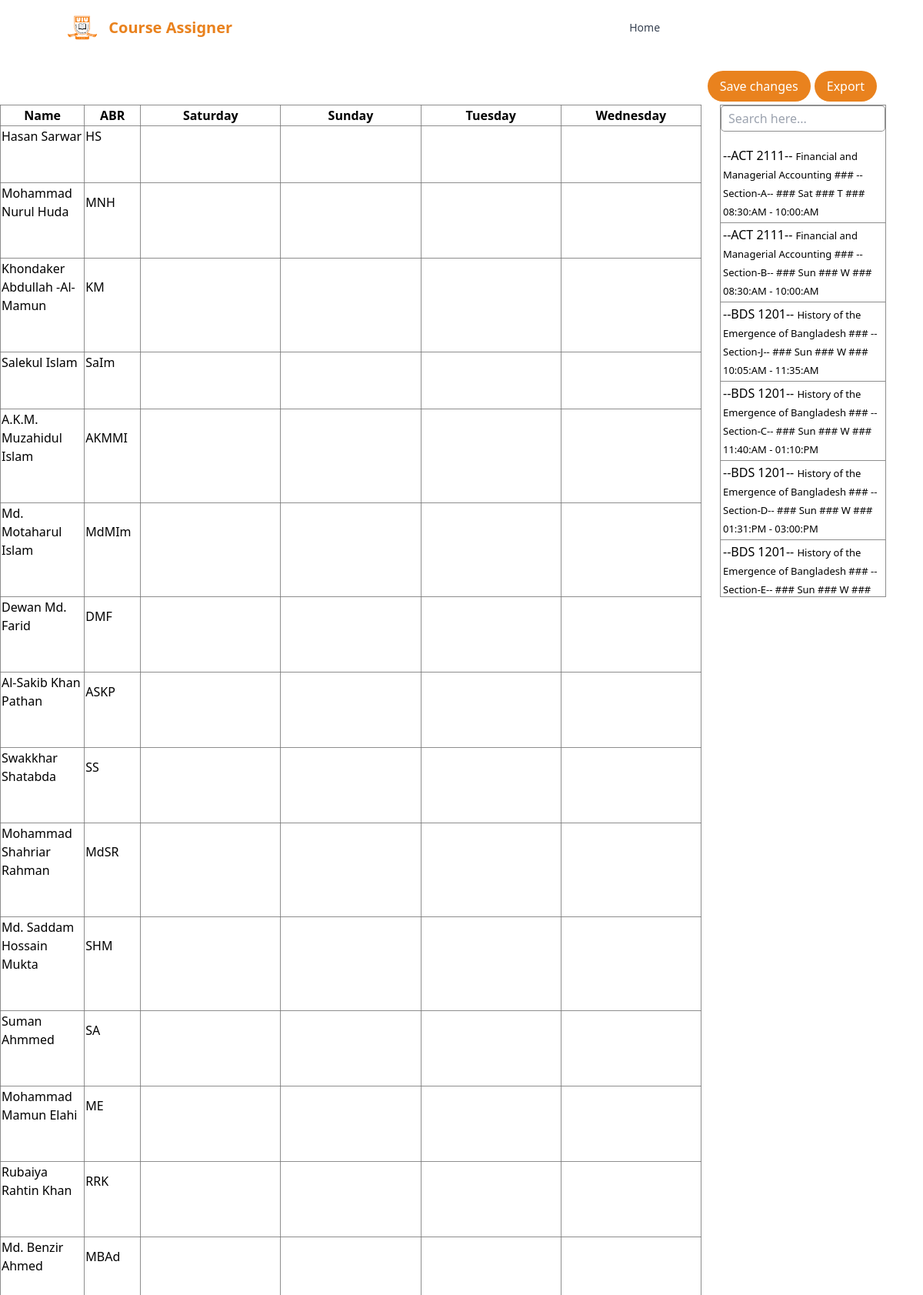
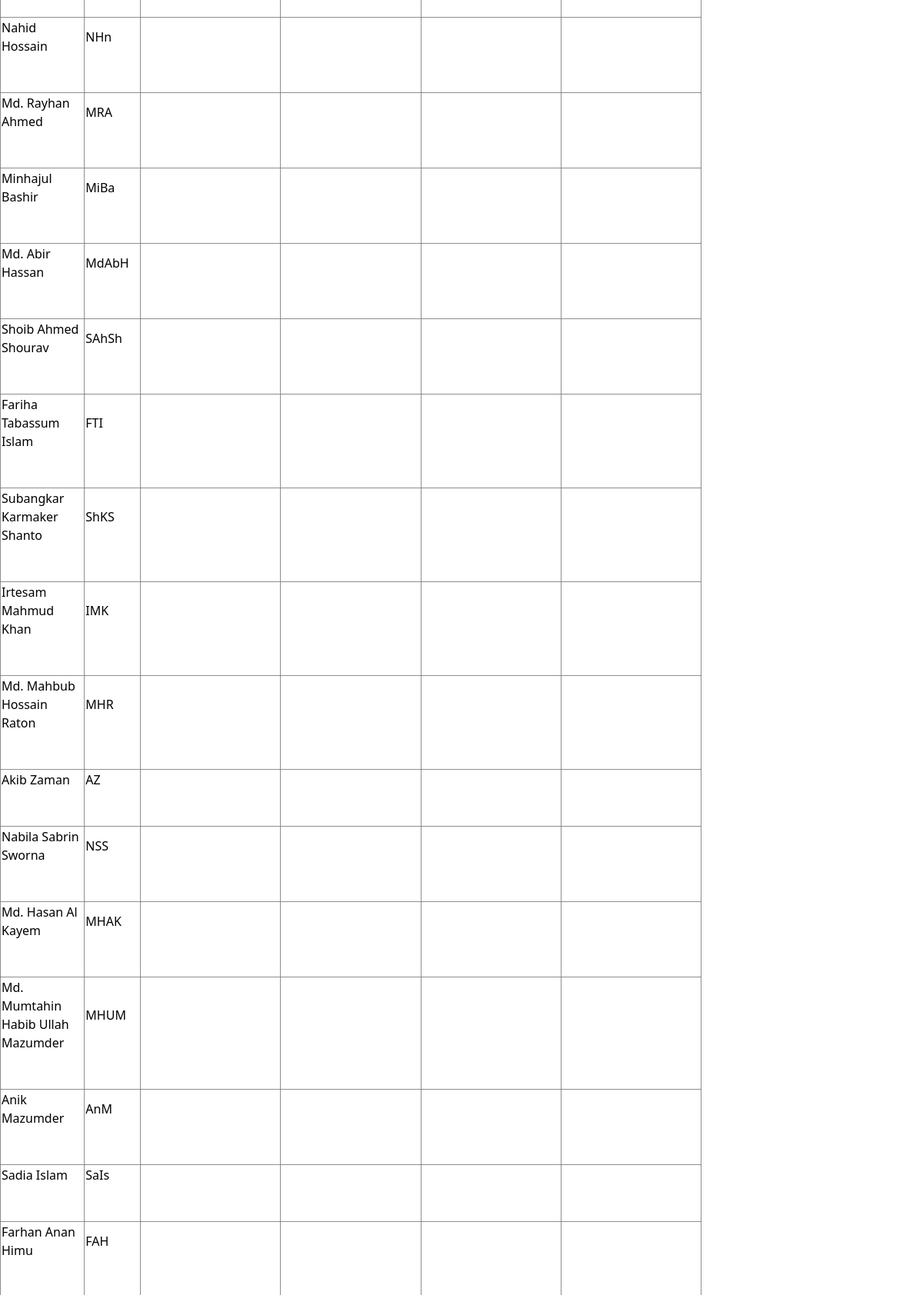
The page / (upper part) on the database its author committed (2 pictures, top to bottom).
### tables this page shows
CREATE TABLE `employee` (
  `serial` int(11) NOT NULL,
  `Name` varchar(128) DEFAULT NULL,
  `ID` int(11) DEFAULT NULL,
  `TeacherCode` varchar(32) DEFAULT NULL,
  `Office` varchar(64) DEFAULT NULL,
  `Designation` varchar(128) DEFAULT NULL,
  `Status` varchar(32) DEFAULT NULL,
  `Phone` varchar(32) DEFAULT NULL,
  `PABX` varchar(32) DEFAULT NULL,
  `OfficialEmail` varchar(64) DEFAULT NULL,
  `Room` varchar(32) DEFAULT NULL
);

CREATE TABLE `classroutine` (
  `id` int(11) NOT NULL,
  `Program` varchar(32) DEFAULT NULL,
  `FormalCode` varchar(32) DEFAULT NULL,
  `Title` varchar(256) DEFAULT NULL,
  `SectionName` varchar(32) DEFAULT NULL,
  `Capacity` int(11) DEFAULT NULL,
  `Occupied` int(11) DEFAULT NULL,
  `RegCount` int(11) DEFAULT NULL,
  `Room1` varchar(256) DEFAULT NULL,
  `Room2` varchar(256) DEFAULT NULL,
  `Room3` varchar(256) DEFAULT NULL,
  `Room4` varchar(256) DEFAULT NULL,
  `Day1` varchar(32) DEFAULT NULL,
  `Day2` varchar(32) DEFAULT NULL,
  `Day3` varchar(32) DEFAULT NULL,
  `Day4` varchar(32) DEFAULT NULL,
  `Time1` varchar(256) DEFAULT NULL,
  `Time2` varchar(256) DEFAULT NULL,
  `Time3` varchar(256) DEFAULT NULL,
  `Time4` varchar(256) DEFAULT NULL,
  `Campus1` varchar(256) DEFAULT NULL,
  `Campus2` varchar(256) DEFAULT NULL,
  `Campus3` varchar(256) DEFAULT NULL,
  `Campus4` varchar(256) DEFAULT NULL,
  `Teacher1` varchar(256) DEFAULT NULL,
  `Teacher2` varchar(256) DEFAULT NULL,
  `Teacher3` varchar(256) DEFAULT NULL,
  `Teacher4` varchar(256) DEFAULT NULL,
  `ShareProgOne` varchar(128) DEFAULT NULL,
  `ShareProgTwo` varchar(128) DEFAULT NULL,
  `ShareProgThree` varchar(128) DEFAULT NULL,
  `GradeSheetTemplate` varchar(128) DEFAULT NULL,
  `Credits` varchar(16) DEFAULT NULL,
  `IsBlockBeforeRegistration` varchar(128) DEFAULT NULL,
  `IsBlockAfterRegistration` varchar(128) DEFAULT NULL,
  `ShareProgram` varchar(128) DEFAULT NULL
);

### index.php (the view, shortened to what this page needs)
<?php
$pdo = require_once "databaseConnector.php";
$sql = "SELECT Name, serial, TeacherCode FROM employee;";
$statement = $pdo->prepare($sql);
$statement->execute();
$facultys = $statement->fetchAll(PDO::FETCH_ASSOC);
$sql = "SELECT FormalCode, Title, SectionName, Day1, Day2, Time1 FROM classroutine;";
$statement = $pdo->prepare($sql);
$statement->execute();
$courses = $statement->fetchAll(PDO::FETCH_ASSOC);
$courseIdCounter = 0;
?>
<!DOCTYPE html>
<html lang="en">
<head>
    <script src="https://cdn.tailwindcss.com"></script>
    <link rel="stylesheet" href="CSS/full.css">
</head>
<body>
    <nav class="bg-white border-gray-200 px-2 sm:px-4 py-2.5 rounded dark:bg-gray-900" id="navBar">
        <div class="container flex flex-wrap justify-between items-center mx-auto">
            <a href="#" class="flex items-center">
                <img src="uiu.png" class="mr-3 h-6 sm:h-9" alt="UIU Course Assigner">
                <span class="self-center text-xl font-bold whitespace-nowrap topTogo">Course
                    Assigner<span>
            </a>
            <div class="hidden w-full md:block md:w-auto" id="navbar-default">
                <ul class="flex flex-col p-4 mt-4 bg-gray-50 rounded-lg border border-gray-100 md:flex-row md:space-x-8 md:mt-0 md:text-sm md:font-medium md:border-0 md:bg-white dark:bg-gray-800 md:dark:bg-gray-900 dark:border-gray-700">
                    <li>
                        <a href="#" class="block py-2 pr-4 pl-3 text-gray-700 rounded hover:bg-gray-100 md:hover:bg-transparent md:border-0 md:hover:text-blue-700 md:p-0 dark:text-gray-400 md:dark:hover:text-white dark:hover:bg-gray-700 dark:hover:text-white md:dark:hover:bg-transparent disbale" aria-current="page">Home</a>
                    </li>
                    <li>
                        <a href="newTrimester.php" class="block py-2 pr-4 pl-3 text-white rounded block py-2 pr-4 pl-3 text-gray-700 rounded hover:bg-gray-100 md:hover:bg-transparent md:border-0 md:hover:text-blue-700 md:p-0 dark:text-white md:dark:hover:text-white dark:hover:text-blue-700 dark:hover:text-white md:dark:hover:bg-transparent hoverLink">New
                            Trimester</a>
                    </li>
                    <li>
                        <a href="pages/findCourse.html" class="block py-2 pr-4 pl-3 text-white rounded block py-2 pr-4 pl-3 text-gray-700 rounded hover:bg-gray-100 md:hover:bg-transparent md:border-0 md:hover:text-blue-700 md:p-0 dark:text-white md:dark:hover:text-white dark:hover:text-blue-700 dark:hover:text-white md:dark:hover:bg-transparent hoverLink">Find Course</a>
                    </li>
                </ul>
            </div>
        </div>
    </nav>
    <section class="width95 mt-1" id="buttonSection">
        <div class="float-right mb-1" style="display: flex;">
            <button class="homeBtn" onclick="updateDb()" title="Save changes in Database">Save changes</button>
            <form method="post" action="Ajax/downloadExcel.php"><Button class="homeBtn" id="exportBtn" type="submit" title="Download as excel">Export</Button></form>
        </div>
    </section>
    <section class="width95 flex">
        <div class="tableContainer">
            <table class="table">
                <thead>
                    <th class="w12">Name</th>
                    <th class="w8">ABR</th>
                    <th class="w20">Saturday</th>
                    <th class="w20">Sunday</th>
                    <th class="w20">Tuesday</th>
                    <th class="w20">Wednesday</th>
                </thead>
                <tbody>
                    <?php foreach ($facultys as $fac) : ?>
                        <tr>
                            <td class="w12"> <?php echo $fac['Name']; ?>
                            </td>
                            <td class="w8" id="<?php echo $fac['serial'] . '-name'; ?>"> <?php echo $fac['TeacherCode']; ?></td>
                            <td class="w20" ondrop="dragDrop(event)" ondragover="allowDrop(event)" id="<?php echo $fac['serial'] . '-0'; ?>"></td>
                            <td class="w20" ondrop="dragDrop(event)" ondragover="allowDrop(event)" id="<?php echo $fac['serial'] . '-1'; ?>"></td>
                            <td class="w20" ondrop="dragDrop(event)" ondragover="allowDrop(event)" id="<?php echo $fac['serial'] . '-2'; ?>"></td>
                            <td class="w20" ondrop="dragDrop(event)" ondragover="allowDrop(event)" id="<?php echo $fac['serial'] . '-3'; ?>"></td>
                        </tr>
                    <?php endforeach; ?>
                </tbody>
            </table>
        </div>
        <div class="courseList" id="courseListContainer">
            <input type="text" placeholder="Search here..." id="searchText">
            <div ondrop="dragDrop2(event)" ondragover="allowDrop(event)">
                <?php foreach ($courses as $course) : ?>
                    <?php
                    if ($course['Day1'] == "Wed") {
                        $course['Day1'] = 'W';
                    } elseif ($course['Day1'] == "Tue") {
                        $course['Day1'] = 'T';
                    }
                    if ($course['Day2'] == "Tue") {
                        $course['Day2'] = 'T';
                    } elseif ($course['Day2'] == "Wed") {
                        $course['Day2'] = 'W';
                    }
                    if ($course['Day2'] == "") {
                        $crsInfo = $course['Title'] . ' ### ' . '--Section-' . $course['SectionName'] . '-- ### ' . $course['Day1'] . ' ### ' . $course['Time1'];
                    } else {
                        $crsInfo = $course['Title'] . ' ### ' . '--Section-' . $course['SectionName'] . '-- ### ' . $course['Day1'] . ' ### ' . $course['Day2'] . ' ### ' . $course['Time1'];
                    }
                    ?>
                    <p draggable="true" ondragstart="dragStart(event)" class="dgable" id="<?php echo 'cse-' . $courseIdCounter++; ?>"> <?php echo '--' . $course['FormalCode'] . '-- '; ?>
                        <span> <?php echo $crsInfo; ?></span>
                    </p>
                <?php endforeach; ?>
            </div>
        </div>
    </section>
</body>
</html>

### CSS/full.css (style rules this page uses)
:root { --uiuOrange : #E9821E; --uiuLight : #fc8c1d; --tableBorder : rgba(119, 119, 119, 0.829); }
.disbale { pointer-events: none !important; }
.width95 { width: 95%; }
.topTogo { color: var(--uiuOrange); }
.hoverLink { transition: 0.2s }
.homeBtn { background-color: var(--uiuOrange); color: white; padding: 0.5rem 1rem; border-radius: 20px; }
#exportBtn { margin-left: 5px; background-color: var(--uiuOrange) !important; }
.w20 { width: 20%; }
.w12 { width: 12%; }
.w8 { width: 8%; }
.tableContainer { width: 80%; margin-right: 2%; }
.courseList { width: 18%; overflow-y: scroll; max-height: 80vh; word-wrap: break-word; border: 1px solid var(--tableBorder); }
#courseListContainer { position: fixed !important; right: 4%; }
.table { width: 100%; }
table, th, td { border: 1px solid var(--tableBorder); border-collapse: collapse; }
td { height: fit-content; padding-bottom:3rem; }
.courseList > div >p { border-bottom: 1px solid var(--tableBorder); padding: 3px; }
.courseList > div >p>span { font-size: small; }
#searchText { border: 1px solid var(--tableBorder); padding: 4px 9px; width: 100%; border-radius: 5px; margin-bottom: 1rem !important; }
#navBar { position: fixed; top: 0; left: 0; right: 0; }
#buttonSection { margin-top: 11.5vh !important; }

### rows shown on the page
employee: Name "Hasan Sarwar", TeacherCode "HS"
employee: Name "Mohammad Nurul Huda", TeacherCode "MNH"
employee: Name "Khondaker Abdullah -Al-Mamun", TeacherCode "KM"
employee: Name "Salekul Islam", TeacherCode "SaIm"
employee: Name "A.K.M. Muzahidul Islam", TeacherCode "AKMMI"
employee: Name "Md. Motaharul Islam", TeacherCode "MdMIm"
employee: Name "Dewan Md. Farid", TeacherCode "DMF"
employee: Name "Al-Sakib Khan Pathan", TeacherCode "ASKP"
employee: Name "Swakkhar Shatabda", TeacherCode "SS"
employee: Name "Mohammad Shahriar Rahman", TeacherCode "MdSR"
employee: Name "Md. Saddam Hossain Mukta", TeacherCode "SHM"
employee: Name "Suman Ahmmed", TeacherCode "SA"
employee: Name "Mohammad Mamun Elahi", TeacherCode "ME"
employee: Name "Rubaiya Rahtin Khan", TeacherCode "RRK"
employee: Name "Md. Benzir Ahmed", TeacherCode "MBAd"
employee: Name "Nahid Hossain", TeacherCode "NHn"
employee: Name "Md. Rayhan Ahmed", TeacherCode "MRA"
employee: Name "Minhajul Bashir", TeacherCode "MiBa"
employee: Name "Md. Abir Hassan", TeacherCode "MdAbH"
employee: Name "Shoib Ahmed Shourav", TeacherCode "SAhSh"
employee: Name "Fariha Tabassum Islam", TeacherCode "FTI"
employee: Name "Subangkar Karmaker Shanto", TeacherCode "ShKS"
employee: Name "Irtesam Mahmud Khan", TeacherCode "IMK"
employee: Name "Md. Mahbub Hossain Raton", TeacherCode "MHR"
employee: Name "Akib Zaman", TeacherCode "AZ"
employee: Name "Nabila Sabrin Sworna", TeacherCode "NSS"
employee: Name "Md. Hasan Al Kayem", TeacherCode "MHAK"
employee: Name "Md. Mumtahin Habib Ullah Mazumder", TeacherCode "MHUM"
employee: Name "Anik Mazumder", TeacherCode "AnM"
employee: Name "Sadia Islam", TeacherCode "SaIs"
employee: Name "Farhan Anan Himu", TeacherCode "FAH"
classroutine: FormalCode "ACT 2111", crsInfo "Financial and Managerial Accounting ### --Section-A-- ### Sat ### T ### 08:30:AM - 10:00:AM"
classroutine: FormalCode "ACT 2111", crsInfo "Financial and Managerial Accounting ### --Section-B-- ### Sun ### W ### 08:30:AM - 10:00:AM"
classroutine: FormalCode "BDS 1201", crsInfo "History of the Emergence of Bangladesh ### --Section-J-- ### Sun ### W ### 10:05:AM - 11:35:AM"
classroutine: FormalCode "BDS 1201", crsInfo "History of the Emergence of Bangladesh ### --Section-C-- ### Sun ### W ### 11:40:AM - 01:10:PM"
classroutine: FormalCode "BDS 1201", crsInfo "History of the Emergence of Bangladesh ### --Section-D-- ### Sun ### W ### 01:31:PM - 03:00:PM"
classroutine: FormalCode "BDS 1201", crsInfo "History of the Emergence of Bangladesh ### --Section-E-- ### Sun ### W ###…"
